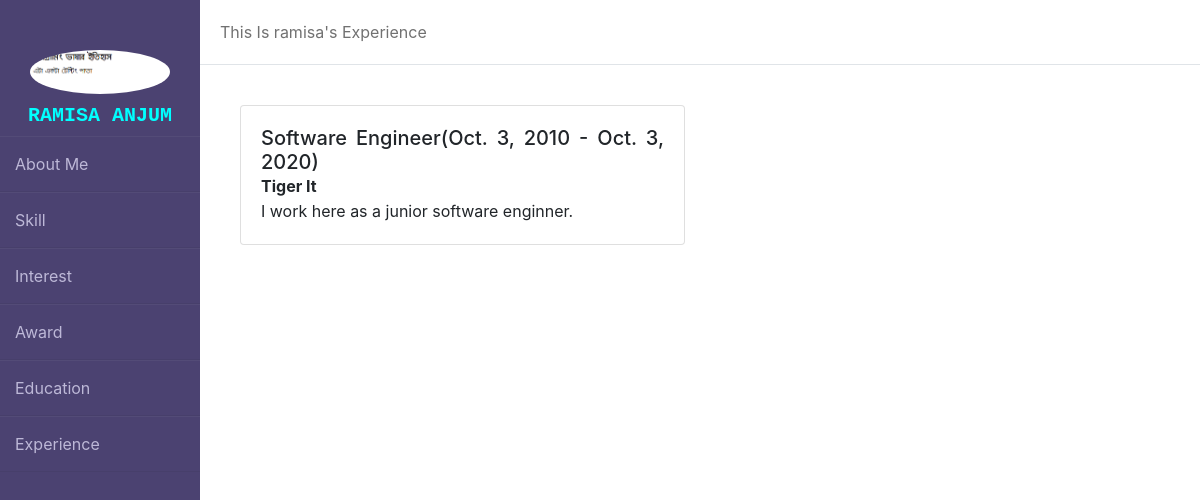
Screenshot of /portfolio/ramisa/experience with the database file from the repository.
### portfolioapp/models.py (models this page shows, shortened)
class Profile(models.Model):
    user = models.OneToOneField(User, on_delete=models.CASCADE)
    name = models.CharField(max_length = 250)
    photo = models.ImageField()
    address = models.CharField(max_length = 250, blank = True, null = True)
    fb_id = models.CharField(max_length = 250, blank=True, null=True)
    linkedin_id = models.CharField(max_length = 250, blank=True, null=True)

class Experience(models.Model):
    user = models.ForeignKey(User, on_delete=models.CASCADE)
    name_of_company = models.CharField(max_length = 250)
    start_date = models.DateField()
    end_date = models.DateField()
    designation = models.CharField(max_length = 250)
    description = models.TextField(blank=True, null=True)

### portfolioapp/views.py (the view)
# urls.py: path('<name>/experience', experience, name='experience'),
def experience(request, name):
    profile = Profile.objects.get(user__username = name)
    experience = Experience.objects.filter(user__username = name)
    context = {'experience':experience, 'name':name, 'title':'Experience', 'profile':profile}
    return render(request, 'experience.html', context)

### templates/experience.html (shortened to what this page needs)
{% extends 'base.html' %}
{% block profile %}
<img src="{{profile.photo.url}}">
    <h4>{{ profile.name }}</h4>
{% endblock %}
{% block name %}
    {{ name }}<span>'s </span>{{ title }}
{% endblock %}
{% block content %}
    {% for i in experience %}
    <div class="row mt-3">
        <div class="col-sm-6">
          <div class="card">
            <div class="card-body">
              <h5 class="card-title m-0">{{ i.designation }}({{ i.start_date }} - {{ i.end_date }})</h5>
              <b><p class="card-text">{{ i.name_of_company }}</p></b>
              <p class="card-text">{{ i.description }}</p>
            </div>
          </div>
        </div>
      </div>
    {% endfor %}
{% endblock %}

### static/css/style.css (style rules this page uses)
* { margin: 0; padding: 0; text-decoration: none; list-style: none; }
body { background:#f3f5f9; }
.sidebar img { width: 70%; height: 100%; border-radius: 100%; margin-bottom: 10px; margin-top: 20px; }
.sidebar h4 { font-size: 20px; font-weight: 900; font-family: 'Courier New', Courier, monospace; color: aqua; text-transform: uppercase; }

### rows the page displays
Profile: photo (picture), name "RAMISA ANJUM"
Experience: designation "Software Engineer", start_date "Oct. 3, 2010", end_date "Oct. 3, 2020", name_of_company "Tiger It", description "I work here as a junior software enginner."

### other values shown
{{ name }} "ramisa"
{{ title }} "Experience"
